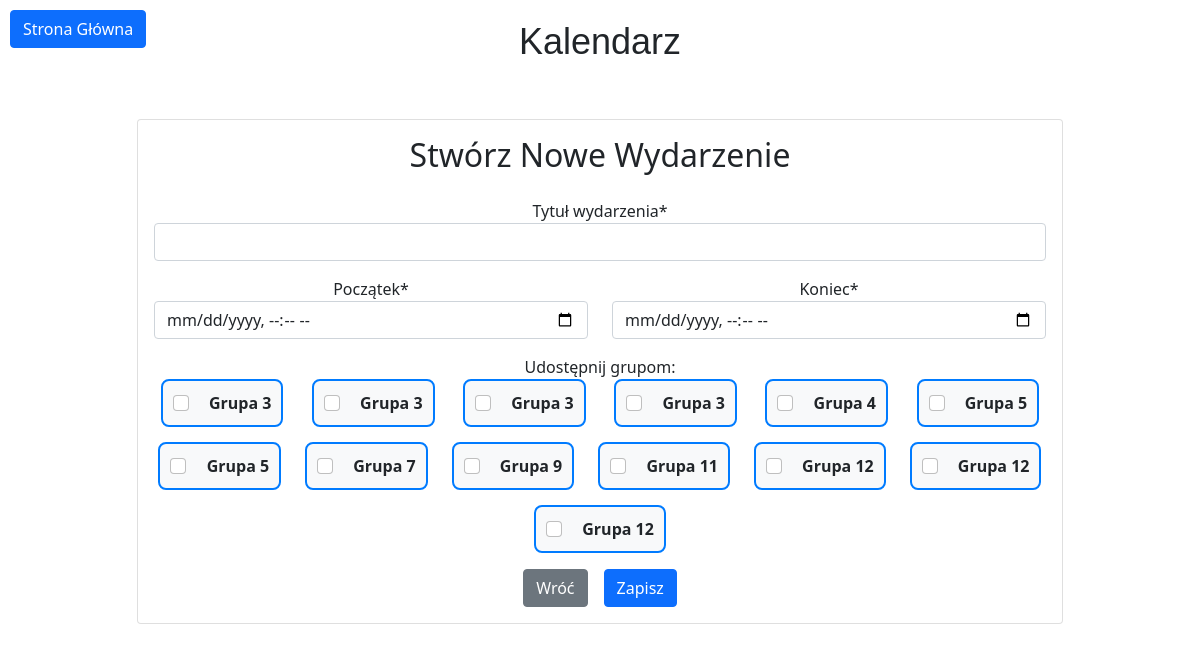
The app's page /kalendarz/add_event/ (signed in) with its own data.
### users/models.py (models this page shows)
class Group(models.Model):
    name = models.CharField(max_length=100, unique=True)
    description = models.TextField(blank=True)
    members = models.ManyToManyField(User, related_name='custom_groups')  # Zmiana related_name
    owner = models.ForeignKey(User, on_delete=models.CASCADE, related_name='owned_groups')
    def __str__(self):
        return self.name

### kalendarz/views.py (the view)
# urls.py: path('kalendarz/add_event/', views.add_event, name='add_event'),
@login_required
def add_event(request):
    if request.method == 'POST':
        form = EventForm(request.POST, user=request.user)
        if form.is_valid():
            event = form.save(commit=False)
            event.start = event.start + timedelta(hours=2)
            event.end = event.end + timedelta(hours=2)
            event.user_profile = request.user
            event.save()
            form.save_m2m()  # Save the many-to-many data for the form
            return redirect('index')
    else:
        form = EventForm(user=request.user)
    return render(request, 'add_event.html', {'form': form})

### users/forms.py
class EventForm(forms.ModelForm):
    start = forms.DateTimeField(
        widget=forms.widgets.DateTimeInput(attrs={'type': 'datetime-local'}),
        label='Początek'
    )
    end = forms.DateTimeField(
        widget=forms.widgets.DateTimeInput(attrs={'type': 'datetime-local'}),
        required=False,
        label='Koniec*'
    )
    all_day = forms.BooleanField(
        required=False,
        label='Całodniowe'
    )
    groups = forms.ModelMultipleChoiceField(
        queryset=Group.objects.none(),
        widget=forms.CheckboxSelectMultiple(attrs={'class': 'form-check-input'}),
        required=False,
        label='Udostępnij grupom:'
    )
    class Meta:
        model = Events
        fields = ['name', 'start', 'end', 'all_day', 'groups']
        labels = {
            'name': 'Tytuł wydarzenia*',
        }
    def __init__(self, *args, **kwargs):
        user = kwargs.pop('user', None)
        super(EventForm, self).__init__(*args, **kwargs)
        if user:
            self.fields['groups'].queryset = Group.objects.filter(members=user) | Group.objects.filter(owner=user)

### kalendarz/models.py (called while the page is built)
def get_default_end_time():
    return timezone.now()

### kalendarz/templates/add_event.html (shortened to what this page needs)
{% extends "base.html" %}
{% load crispy_forms_tags %}
{% block content %}
<div class="container mt-5">
    <div class="row justify-content-center">
        <div class="col-md-10">
            <div class="card">
                <div class="card-body">
                    <h2 class="card-title text-center mb-4">Stwórz Nowe Wydarzenie</h2>
                    <form method="POST">
                        <div class="mb-3">
                            {{ form.name|as_crispy_field }}
                        </div>
                        <div class="row">
                            <div class="col-md-6 mb-3">
                                {{ form.start|as_crispy_field }}
                            </div>
                            <div class="col-md-6 mb-3">
                                {{ form.end|as_crispy_field }}
                            </div>
                        </div>
                        <div class="mb-3">
                            <label for="groups">Udostępnij grupom:</label>
                            <div class="form-group group-checkboxes">
                                {% for group in form.groups %}
                                    <div class="group-checkbox">
                                        <label class="form-check-label">
                                            {{ group.tag }}
                                            <span class="group-label">{{ group.choice_label }}</span>
                                        </label>
                                    </div>
                                {% endfor %}
                            </div>
                        </div>
                        <div class="d-flex justify-content-center">
                            <a href="{% url 'index' %}" class="btn btn-secondary me-3">Wróć</a>
                            <button type="submit" class="btn btn-primary">Zapisz</button>
                        </div>
                    </form>
                </div>
            </div>
        </div>
    </div>
</div>
{% endblock content %}

### kalendarz/templates/base.html (style rules this page uses)
.container { text-align: center; }
.group-checkboxes { display: flex; justify-content: space-around; flex-wrap: wrap; gap: 15px; }
.group-checkbox { display: flex; align-items: center; justify-content: center; background-color: #f8f9fa; border: 2px solid #007bff; border-radius: 8px; padding: 10px; transition: background-color 0.3s ease-in-out, box-shadow 0.3s ease-in-out; }
.group-label { margin-left: 8px; font-weight: bold; }
.group-checkbox input[type="checkbox"] { margin-right: 8px; }

### records on screen
Group: choice_label "Grupa 3" "Grupa 3" "Grupa 3" "Grupa 3"
Group: choice_label "Grupa 4"
Group: choice_label "Grupa 5" "Grupa 5"
Group: choice_label "Grupa 7"
Group: choice_label "Grupa 9"
Group: choice_label "Grupa 11"
Group: choice_label "Grupa 12" "Grupa 12" "Grupa 12"
